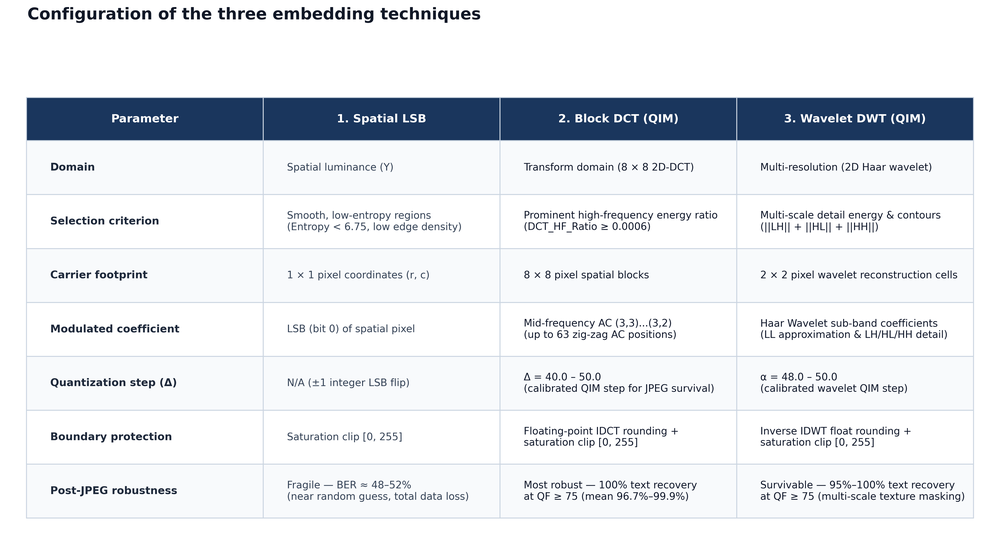
#> input picture embedding_techniques_configuration.png, 1000 x 550 px, shrunk from 4380 x 2409 before the run
$ python -i feature_extraction.py   (imports and definitions only)   (older library calls are emulated)
#> lines starting #> are read from the running program, lines starting #| are printed output that depends on the picture; after the words box and inside, x2 and y2 are one past the last pixel; in counts of white or black regions, pixels touching at a corner belong together
import numpy as np
import cv2
import pywt
from scipy.stats import entropy, skew, kurtosis
from skimage.feature import graycomatrix, graycoprops

def extract_image_features(image_path: str) -> dict:
    """
    Extracts 22 intrinsic cover-image content features:
    - 1-6: Intensity statistics (mean_intensity, std_intensity, variance, entropy, min_intensity, max_intensity)
    - 7-10: Gradient & Edge features (edge_density, gradient_mean, gradient_std, laplacian_var)
    - 11-14: GLCM Texture features (glcm_contrast, glcm_correlation, glcm_energy, glcm_homogeneity)
    - 15: DCT high-frequency energy fraction (dct_high_freq_energy)
    - 16-19: DWT sub-band energy ratios (dwt_ll_energy, dwt_lh_energy, dwt_hl_energy, dwt_hh_energy)
    - 20-22: Higher-order spatial features (skewness, kurtosis, corner_density)
    """
    if isinstance(image_path, np.ndarray):
        img = image_path
    else:
        img = cv2.imread(image_path, cv2.IMREAD_UNCHANGED)
#> img is the input picture: shape (550, 1000, 4); mean B, G, R, A 236.3, 232.2, 229.1, 255

    if img is None:
        raise ValueError(f"Could not read image at path: {image_path}")

    # Handle multi-channel images (RGBA, RGB)
    if len(img.shape) == 3:
        if img.shape[2] == 4:
            img = cv2.cvtColor(img, cv2.COLOR_BGRA2GRAY)
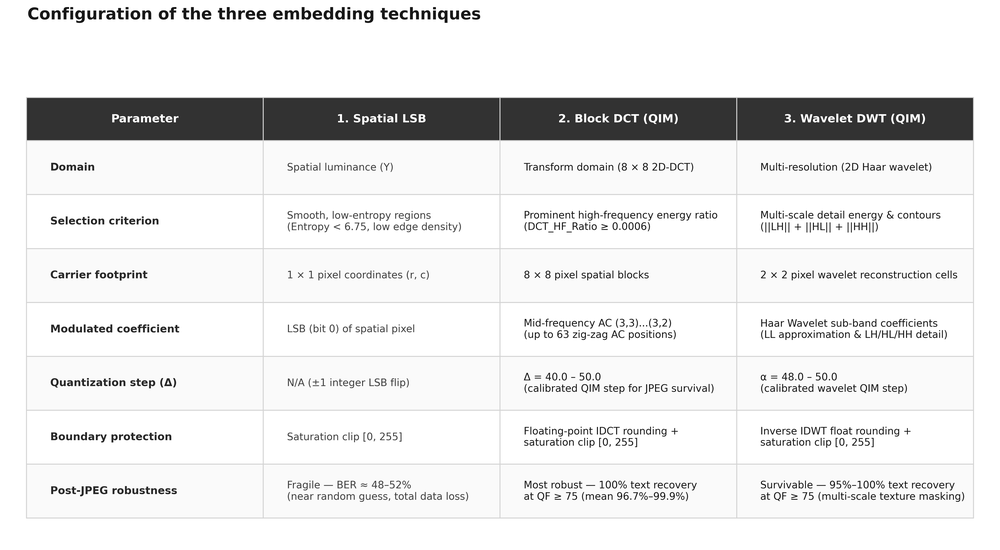
#> img: shape (550, 1000); min 0, max 255, mean 231.9
        elif img.shape[2] == 3:
            img = cv2.cvtColor(img, cv2.COLOR_BGR2GRAY)

    img_float = img.astype(np.float64)
    h, w = img.shape
#> h = 550; w = 1000
    total_pixels = h * w
#> total_pixels = 550000

    features = {}

    # 1. Mean Intensity
    features['mean_intensity'] = float(np.mean(img_float))

    # 2. Standard Deviation Intensity
    features['std_intensity'] = float(np.std(img_float))
    features['std_dev'] = features['std_intensity'] # alias

    # 3. Pixel Variance
    features['variance'] = float(np.var(img_float))

    # 4. Shannon Entropy (256 bins, base 2)
    hist, _ = np.histogram(img.flatten(), bins=256, range=(0, 256), density=True)
#> hist = 256 values, max 0.498 at index 255, min 4.55e-05 at index 6, mean 0.00391
    features['entropy'] = float(entropy(hist + 1e-12, base=2))

    # 5-6. Min & Max Intensity
    features['min_intensity'] = float(np.min(img))
    features['max_intensity'] = float(np.max(img))

    # 7. Canny Edge Density (thresholds 50/150)
    edges = cv2.Canny(img, threshold1=50, threshold2=150)
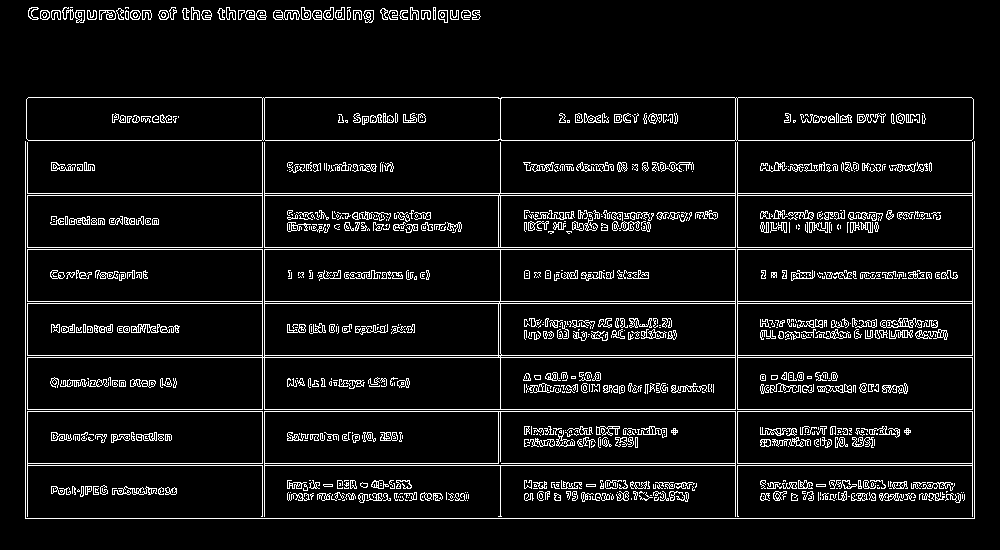
#> edges: shape (550, 1000); 7.5% white in thin lines or dots, all inside (x1, y1, x2, y2) = (25, 7, 975, 519)
    features['edge_density'] = float(np.count_nonzero(edges) / total_pixels)

    # 8-9. Sobel Gradient Magnitude Mean & Standard Deviation (ksize=3)
    sobelx = cv2.Sobel(img_float, cv2.CV_64F, 1, 0, ksize=3)
    sobely = cv2.Sobel(img_float, cv2.CV_64F, 0, 1, ksize=3)
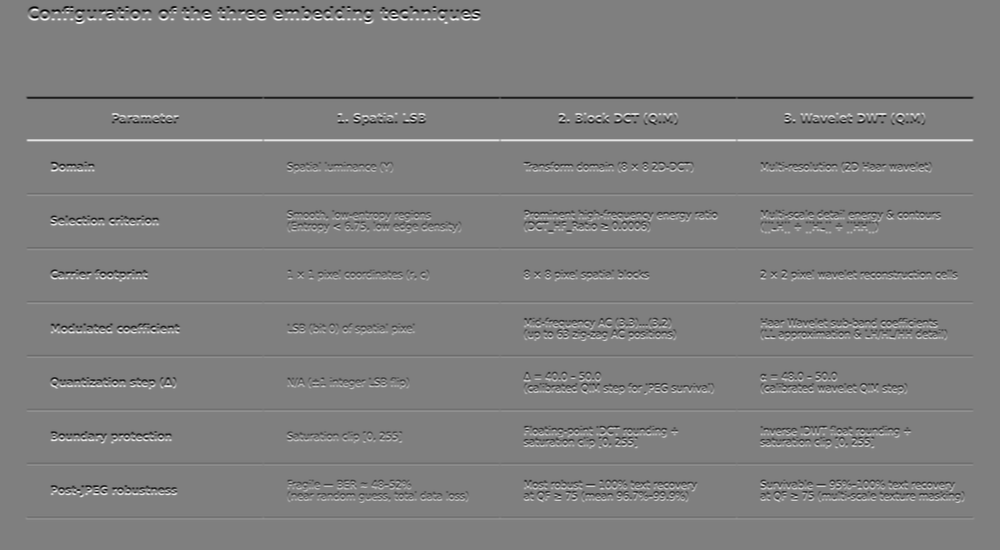
#> sobely: shape (550, 1000) float64; min -1017, max 1017, mean 0; drawn with min black and max white
    grad_mag = np.sqrt(sobelx**2 + sobely**2)
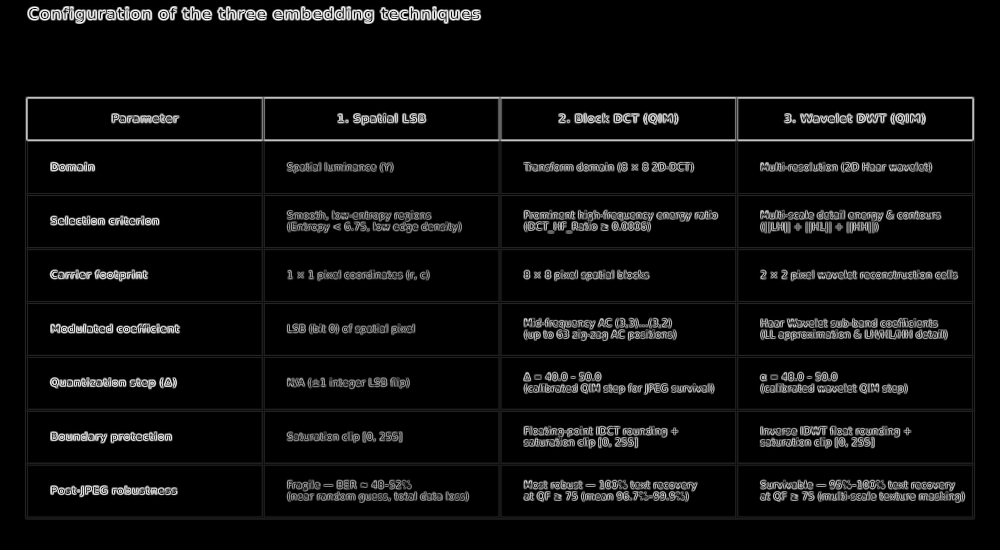
#> grad_mag: shape (550, 1000) float64; min 0, max 1046.3, mean 56.9; drawn with min black and max white
    features['gradient_mean'] = float(np.mean(grad_mag))
    features['gradient_std'] = float(np.std(grad_mag))

    # 10. Laplacian Variance (ksize=1)
    features['laplacian_var'] = float(cv2.Laplacian(img_float, cv2.CV_64F, ksize=1).var())
    features['laplacian_variance'] = features['laplacian_var'] # alias

    # 11-14. GLCM Texture Features (64-level Quantization, 4 angles averaged: 0, pi/4, pi/2, 3*pi/4)
    img_quant_64 = (img // 4).astype(np.uint8)
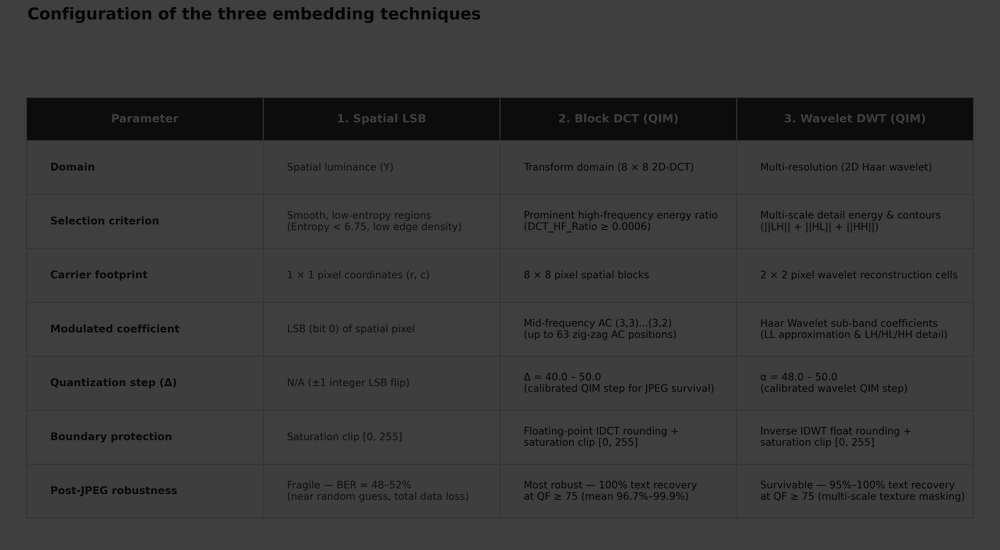
#> img_quant_64: shape (550, 1000); min 0, max 63, mean 57.4
    angles = [0, np.pi/4, np.pi/2, 3*np.pi/4]
    glcm = graycomatrix(img_quant_64, distances=[1], angles=angles, levels=64, symmetric=True, normed=True)

    features['glcm_contrast'] = float(np.mean(graycoprops(glcm, 'contrast')))
    features['glcm_correlation'] = float(np.mean(graycoprops(glcm, 'correlation')))
    features['glcm_energy'] = float(np.mean(graycoprops(glcm, 'energy')))
    features['glcm_homogeneity'] = float(np.mean(graycoprops(glcm, 'homogeneity')))

    # 15. DCT High-Frequency Energy Fraction (High-High DCT Quadrant)
    # Ensure even dimensions for cv2.dct
    h_even = (h // 2) * 2
#> h_even = 550
    w_even = (w // 2) * 2
#> w_even = 1000
    dct_crop = img_float[:h_even, :w_even]
    dct_img = cv2.dct(dct_crop)
    dct_total = float(np.sum(dct_img ** 2))
#> dct_total = 3.14e+10
    dct_hh_quad = float(np.sum(dct_img[h_even//2:, w_even//2:] ** 2))
#> dct_hh_quad = 10800699.5
    features['dct_high_freq_energy'] = float(dct_hh_quad / (dct_total + 1e-12))
    features['dct_high_freq_energy_ratio'] = features['dct_high_freq_energy'] # alias

    # 16-19. DWT Sub-band Energy Ratios (2D Haar Wavelet, Level 1)
    coeffs = pywt.dwt2(img_float, 'haar')
    LL, (LH, HL, HH) = coeffs
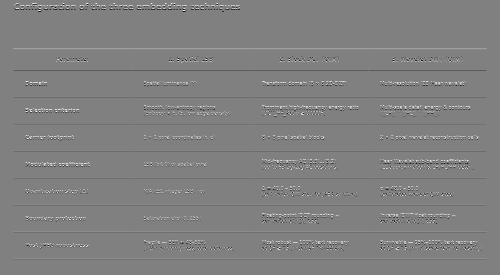
#> LH: shape (275, 500) float64; min -220.5, max 216, mean 0.3; drawn with min black and max white
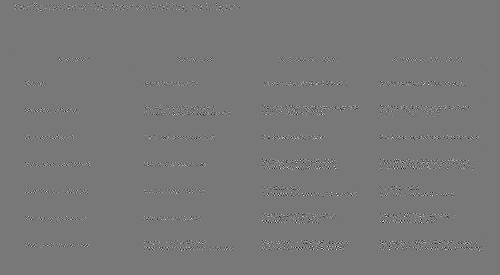
#> HH: shape (275, 500) float64; min -144, max 160.5, mean 0; drawn with min black and max white

    e_LL = float(np.sum(LL ** 2))
#> e_LL = 3.13e+10
    e_LH = float(np.sum(LH ** 2))
#> e_LH = 60028217.2
    e_HL = float(np.sum(HL ** 2))
#> e_HL = 90091108.3
    e_HH = float(np.sum(HH ** 2))
#> e_HH = 16748013.3
    e_dwt_total = e_LL + e_LH + e_HL + e_HH + 1e-12
#> e_dwt_total = 3.14e+10

    features['dwt_ll_energy'] = float(e_LL / e_dwt_total)
    features['dwt_lh_energy'] = float(e_LH / e_dwt_total)
    features['dwt_hl_energy'] = float(e_HL / e_dwt_total)
    features['dwt_hh_energy'] = float(e_HH / e_dwt_total)

    features['dwt_ll_energy_ratio'] = features['dwt_ll_energy']
    features['dwt_lh_energy_ratio'] = features['dwt_lh_energy']
    features['dwt_hl_energy_ratio'] = features['dwt_hl_energy']
    features['dwt_hh_energy_ratio'] = features['dwt_hh_energy']

    # 20. Skewness
    features['skewness'] = float(skew(img.flatten()))

    # 21. Kurtosis
    features['kurtosis'] = float(kurtosis(img.flatten()))

    # 22. Harris Corner Density (goodFeaturesToTrack, maxCorners=1000, minDistance=10)
    corners = cv2.goodFeaturesToTrack(img, maxCorners=1000, qualityLevel=0.01, minDistance=10)
#> corners = 571 rows, first 8: [411, 7], [192, 7], [434, 8], [119, 8], [331, 7], [383, 8], [228, 7], [343, 7]
    corner_count = len(corners) if corners is not None else 0
#> corner_count = 571
    features['corner_density'] = float(corner_count / total_pixels)

    return features

>>> result = extract_image_features('../embedding_techniques_configuration.png')
#> result = 29 items
